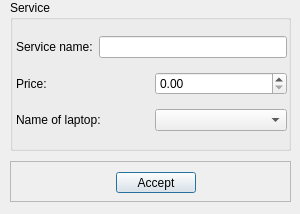
<?xml version="1.0" encoding="UTF-8"?>
<ui version="4.0">
 <class>ServiceAddWindow</class>
 <widget class="QDialog" name="ServiceAddWindow">
  <property name="geometry">
   <rect>
    <x>0</x>
    <y>0</y>
    <width>300</width>
    <height>214</height>
   </rect>
  </property>
  <property name="minimumSize">
   <size>
    <width>300</width>
    <height>214</height>
   </size>
  </property>
  <property name="maximumSize">
   <size>
    <width>300</width>
    <height>214</height>
   </size>
  </property>
  <property name="windowTitle">
   <string>Add service</string>
  </property>
  <widget class="QGroupBox" name="service_gBox">
   <property name="geometry">
    <rect>
     <x>10</x>
     <y>0</y>
     <width>281</width>
     <height>151</height>
    </rect>
   </property>
   <property name="title">
    <string>Service</string>
   </property>
   <widget class="QWidget" name="layoutWidget">
    <property name="geometry">
     <rect>
      <x>6</x>
      <y>28</y>
      <width>271</width>
      <height>111</height>
     </rect>
    </property>
    <layout class="QVBoxLayout" name="verticalLayout">
     <item>
      <layout class="QHBoxLayout" name="service_name_hLayout">
       <item>
        <widget class="QLabel" name="name_label">
         <property name="text">
          <string>Service name:</string>
         </property>
        </widget>
       </item>
       <item>
        <widget class="QLineEdit" name="service_lEdit"/>
       </item>
      </layout>
     </item>
     <item>
      <layout class="QHBoxLayout" name="price_hLayout">
       <item>
        <widget class="QLabel" name="price_label">
         <property name="text">
          <string>Price:</string>
         </property>
        </widget>
       </item>
       <item>
        <widget class="QDoubleSpinBox" name="price_dSpinBox">
         <property name="maximum">
          <double>999999999999.000000000000000</double>
         </property>
        </widget>
       </item>
      </layout>
     </item>
     <item>
      <layout class="QHBoxLayout" name="name_equipment_hLayout">
       <item>
        <widget class="QLabel" name="name_of_laptop_label">
         <property name="text">
          <string>Name of laptop:</string>
         </property>
        </widget>
       </item>
       <item>
        <widget class="QComboBox" name="name_equipment_comboBox"/>
       </item>
      </layout>
     </item>
    </layout>
   </widget>
  </widget>
  <widget class="QFrame" name="frame">
   <property name="geometry">
    <rect>
     <x>10</x>
     <y>161</y>
     <width>281</width>
     <height>41</height>
    </rect>
   </property>
   <property name="frameShape">
    <enum>QFrame::StyledPanel</enum>
   </property>
   <property name="frameShadow">
    <enum>QFrame::Raised</enum>
   </property>
   <widget class="QPushButton" name="add_service_btn">
    <property name="geometry">
     <rect>
      <x>106</x>
      <y>11</y>
      <width>80</width>
      <height>21</height>
     </rect>
    </property>
    <property name="text">
     <string>Accept</string>
    </property>
   </widget>
  </widget>
 </widget>
 <resources/>
 <connections/>
</ui>
